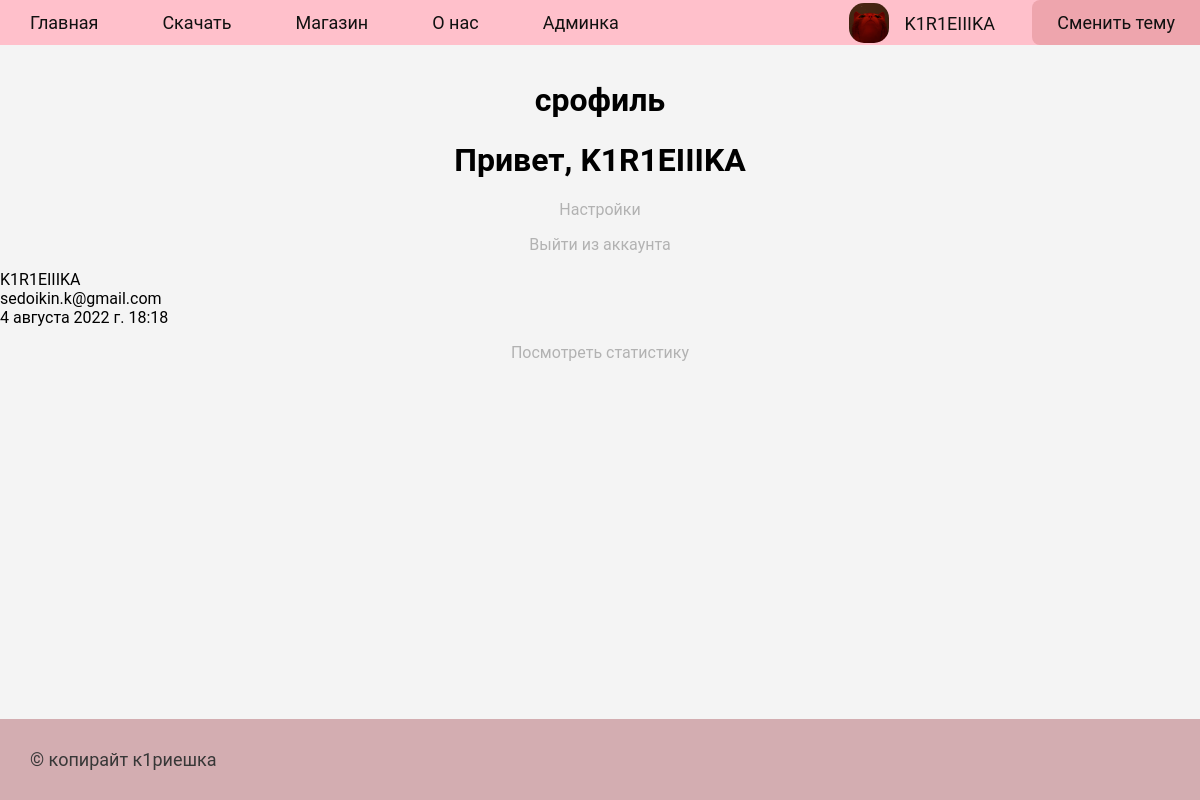
The app's page /account/ (signed in) with its own data.
### account/models.py (models this page shows, shortened)
class Player(models.Model):
    user = models.OneToOneField(User, null=True, on_delete=models.CASCADE)
    username = models.CharField(max_length=200, null=True)
    email = models.CharField(max_length=200, null=True)
    date_created = models.DateTimeField(auto_now_add=True, null=True)
    profile_pic = models.ImageField(null=True, blank=True)
    class Meta:
        verbose_name = 'Игрок'
        verbose_name_plural = 'Игроки'

### account/views.py (the view)
# urls.py: path('account/', include('account.urls'))
@login_required(login_url='login')
def account(request):
    if request.user.is_authenticated:
        data = {
            'player': get_player(request.user.id)
        }
        return render(request, 'account/account.html', data)
    else:
        return redirect('login')

### account/funcs.py (called while the page is built)
def get_player(player_id):
    return Player.objects.get(id=player_id)

### account/templates/account/account.html (shortened to what this page needs)
{% extends 'main/layout.html' %}
{% block content %}
    <h1 class="text">срофиль</h1>
    {% if user.is_authenticated %}
        <h1 class="text">Привет, {{ user.username }}</h1>
        <p class="text"><a class="text" style="color: #b2b2b2" href="{% url 'settings' %}">Настройки</a></p>
        <p class="text"><a class="text" style="color: #b2b2b2" href="{% url 'logout' %}?next=/">Выйти из аккаунта</a></p>
        {{ player.username }}<br>
        {{ player.email }}<br>
        {{ player.date_created }}<br>
        <p class="text"><a class="text" style="color: #b2b2b2" href="{% url 'profile_detail' user.username %}">Посмотреть статистику</a></p>
    {% endif %}
{% endblock %}

### main/templates/main/layout.html (shortened to what this page needs)
{% load static %}
<!DOCTYPE html>
<html lang="ru">
<head>
    <link rel="stylesheet" href="#" id="theme-link">
    <link rel="stylesheet" href="{% static 'main/css/global.css' %}">
</head>
<body>
<div class="wrapper">
    <nav class="nav-body">
        <button onclick="btn()" class="theme-button">Сменить тему</button>
        {% if user.is_authenticated %}
            <a class="nav-account" href="{% url 'account_home' %}">
                <div class="account">
                    <img style="border-radius: 15px; background-position: center center; background-repeat: no-repeat; width: 40px; height: 40px; min-height: 100%; overflow: hidden; object-position: center; object-fit: cover;"
                         src="{{ player.profile_pic.url }}" alt="где котик((">
                    <p style="padding: 3px 0 0 15px">{{ user.username }}</p>
                </div>
            </a>
        {% else %}
            <a class="nav-account" href="{% url 'login' %}">
                <div class="account">
                    <p style="padding: 3.75px 0 0 15px">Войдите</p>
                </div>
            </a>
        {% endif %}
        <ul class="navbar">
            <a class="nav-link" href="{% url 'home' %}">Главная</a>
            <a class="nav-link" href="{% url 'download' %}">Скачать</a>
            <a class="nav-link" href="{% url 'shop' %}">Магазин</a>
            <a class="nav-link" href="{% url 'about' %}">О нас</a>
            {% if user.is_staff %}
                <a class="nav-link" href="/admin">Админка</a>
            {% endif %}
        </ul>
    </nav>
    <main>
        {% block content %}
        {% endblock %}
    </main>
    <footer class="foot_body">
        © копирайт к1риешка
    </footer>
</div>
</body>
</html>

### main/static/main/css/global.css (style rules this page uses)
body, html { width: 100%; height: 100%; padding: 0; margin: 0; font-family: "Roboto", sans-serif; }
.text { text-align: center; text-decoration: none; }
.wrapper { min-height: 100%; display: flex; flex-direction: column; }
.foot_body { padding: 30px; font: 18px "Roboto", sans-serif; }
main { margin: 15px 0; flex: 1 1 auto; }
nav { box-sizing: content-box; }
.nav-body { background-size: 100% 100%; box-sizing: content-box; }
nav a { text-decoration: none; }
nav ul { margin: 0; padding: 0; }
.nav-link { display: inline-block; padding: 12px 30px; margin: 0; font: 18px 'Roboto', sans-serif; }
.nav-account { font: 18px 'Roboto', sans-serif; }
.account { position: absolute; display: flex; flex-direction: row; padding: 2.5px 25px 2.5px 15px; top: 0; border-radius: 8px; right: 10em; line-height: 0; }
.theme-button { font: 18px 'Roboto', sans-serif; position: absolute; right: 0; display: inline-block; padding: 12px 25px; cursor: pointer; border-radius: 8px 0 0 8px; border: 0; }

### main/static/main/css/lightTheme.css (style rules this page uses)
body, html { background: #f4f4f4; }
.foot_body { background: #d3adb1; color: #373737; }
.nav-body { background: pink; }
.navbar a { color: #111111; }
.theme-button { color: #111111; background: #eea5ad; }
.account { color: #111111; }

### records on screen
Player: profile_pic (picture), username "K1R1EIIIKA", email "sedoikin.k@gmail.com", date_created "4 августа 2022 г. 18:18"

### other values on screen
{{ user.username }} "K1R1EIIIKA"
